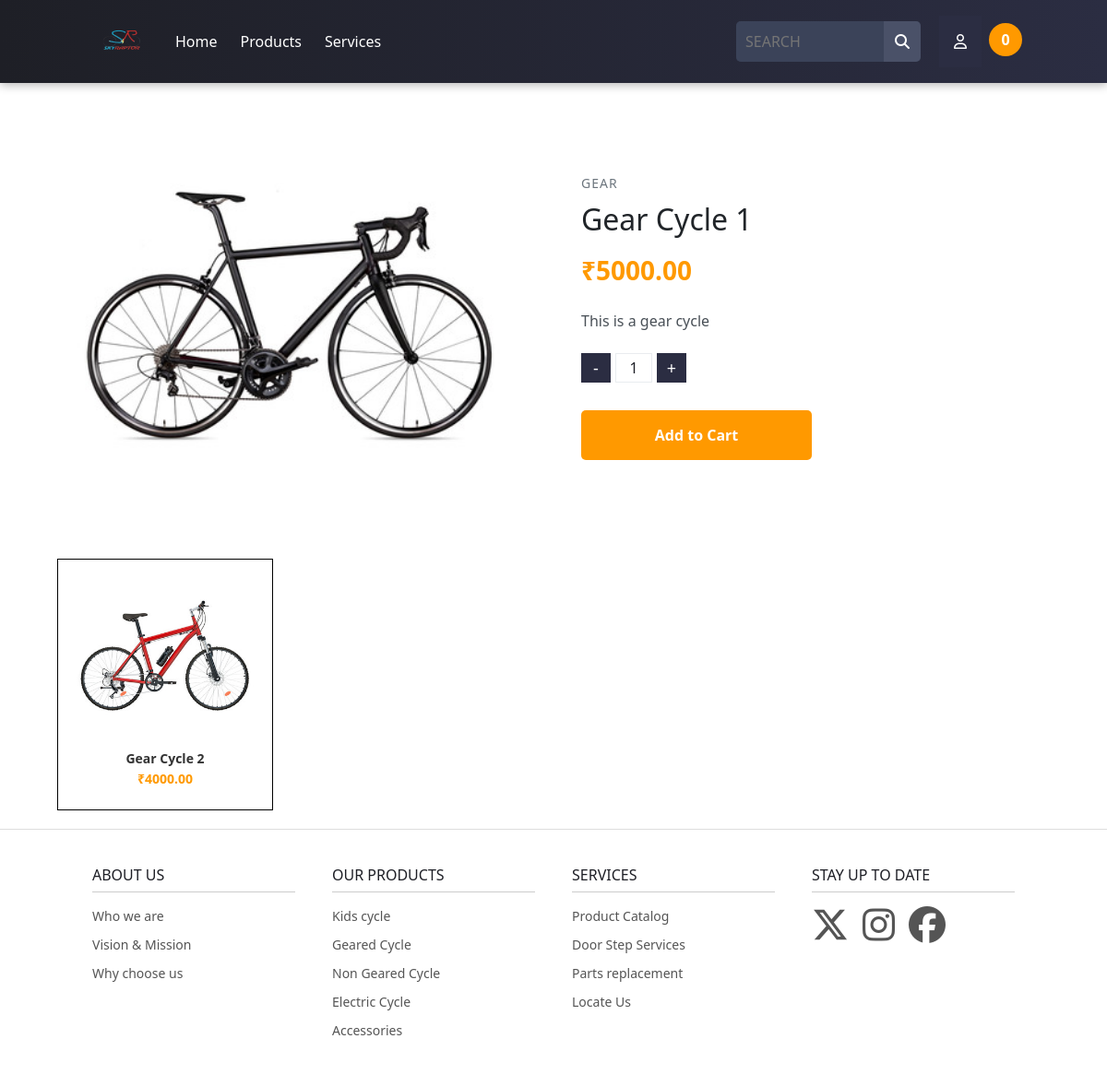
The page /product_view/5/ on the database its author committed.
### skyraptor/models.py (models this page shows, shortened)
class Product(models.Model):
    name = models.CharField(max_length=255)
    description = models.TextField()
    price = models.DecimalField(max_digits=10, decimal_places=2)
    Category = models.ForeignKey(Category, on_delete=models.CASCADE, default=1)
    image = models.ImageField(upload_to='uploads/product/')

class Category(models.Model):
    name = models.CharField(max_length=255)
    description = models.TextField()
    created_at = models.DateTimeField(auto_now_add=True)
    updated_at = models.DateTimeField(auto_now=True)
    class Meta:
        verbose_name_plural = 'Categories'

### skyraptor/views.py (the view)
# urls.py: path('product_view/<int:pk>/', views.product_view, name='product_view'),
def product_view(request, pk):
    product_view = Product.objects.get(id=pk)
    category = product_view.Category
    related_products = Product.objects.filter(Category=category).exclude(id=pk)[:10]
    return render(request, 'html/product_view.html', {'product_view': product_view, 'category': category, 'related_products': related_products})

### cart/cart.py (called while the page is built)
    def __len__(self):
        return len(self.cart)

### cart/context_processors.py (called while the page is built)
def cart(request):
    return {'cart': Cart(request)}

### skyraptor/templates/html/product_view.html (shortened to what this page needs)
{% load static %}
<!DOCTYPE html>
<html lang="en">
<head>
  <link rel="stylesheet" href="{% static 'css/product_view.css' %}">
  <link href="https://cdn.jsdelivr.net/npm/bootstrap@5.3.6/dist/css/bootstrap.min.css" rel="stylesheet"
>
</head>
<body>
  <nav class="main-nav">
    <div class="nav-left">
      <a href="#" class="logo">
        <img src="{% static 'img/logo.png' %}" alt="Logo" style="height: 50px; width: 65px">
      </a>
      <ul class="main-menu">
        <li><a href="{% url 'home' %}">Home</a></li>
        <li class="has-megamenu">
          <a href="{% url 'products' %}">Products</a>
        </li>
        <li class="has-megamenu">
          <a href="#">Services</a>
        </li>
      </ul>
    </div>
    <div class="nav-right">
      <form method="get" action="{% url 'products' %}">
        <div class="search-box">
          <input type="text" name="q" placeholder="SEARCH" value="{{ request.GET.q }}">
          <button type="submit">
            <i class="fa-solid fa-magnifying-glass"></i>
          </button>
        </div>
      </form>
      <div class="dropdown">
        <button class="dropbtn"><i class="fa-regular fa-user"></i></button>
      </div>
      <a href="{% url 'cart_summary' %}">
        <span class="cart-count" id="cart_quantity">{{ cart|length }}</span>
      </a>
    </div>
  </nav>
  <br><br>
  <main class="container">
    <div class="product-container">
      <div class="product-images">
        <center><img src="{{ product_view.image.url }}" alt="Premium Wireless Headphones" class="main-image"></center>
      </div>
      <div class="product-details">
        <div class="product-category">{{ category.name }}</div>
        <h1 class="product-title">{{ product_view.name }}</h1>
        <div class="product-price-in">₹{{ product_view.price }}</div>
        <p class="product-description">{{ product_view.description }}</p>
        <div class="quantity-selector">
          <button class="quantity-btn">-</button>
          <input type="text" class="quantity-input" value="1" readonly id="qty-cart">
          <button class="quantity-btn">+</button>
        </div>
        <div class="action-buttons">
          <button class="add-to-cart" type="button" value="{{ product_view.id }}" id="add-to-cart">Add to Cart</button>
        </div>
      </div>
    </div>
    <div class="product-scroll-container">
      {% for pro in related_products %}
      <div class="product-card">
        <div class="product-image">
          <img src="{{ pro.image.url }}" alt="Product Image">
        </div>
        <div class="product-info">
          <h3 class="product-name">{{ pro.name }}</h3>
          <h3 class="product-price">₹{{ pro.price }}</h3>
        </div>
      </div>
    </div>
    {% endfor %}
  </main>
  <footer class="main-footer">
    <div class="footer-container">
      <div class="footer-links">
        <h3>ABOUT US</h3>
        <ul>
          <li><a href="#">Who we are</a></li>
          <li><a href="#">Vision & Mission</a></li>
          <li><a href="#">Why choose us</a></li>
        </ul>
      </div>
      <div class="footer-links">
        <h3>OUR PRODUCTS</h3>
        <ul>
          <li><a href="{% url 'category' 'Kids' %}">Kids cycle</a></li>
          <li><a href="{% url 'category' 'Gear' %}">Geared Cycle</a></li>
          <li><a href="{% url 'category' 'Non Gear' %}">Non Geared Cycle</a></li>
          <li><a href="{% url 'category' 'Electric' %}">Electric Cycle</a></li>
          <li><a href="{% url 'category' 'Accessories' %}">Accessories</a></li>
        </ul>
      </div>
      <div class="footer-links">
        <h3>SERVICES</h3>
        <ul>
          <li><a href="#">Product Catalog</a></li>
          <li><a href="#">Door Step Services</a></li>
          <li><a href="#">Parts replacement</a></li>
          <li><a href="#">Locate Us</a></li>
        </ul>
      </div>
      <div class="footer-links">
        <h3>STAY UP TO DATE</h3>
        <ul class="social-icons">
          <li><a href="https://x.com" target="_blank" aria-label="X">
              <i class="fa-brands fa-x-twitter"></i>
            </a></li>
          <li><a href="https://instagram.com" target="_blank" aria-label="Instagram">
              <i class="fa-brands fa-instagram"></i>
            </a></li>
          <li><a href="https://facebook.com" target="_blank" aria-label="Facebook">
              <i class="fa-brands fa-facebook"></i>
            </a></li>
        </ul>
      </div>
    </div>
  </footer>
</body>
</html>

### rows shown on the page
Product: image (picture), name "Gear Cycle 1", price "5000.00", description "This is a gear cycle"
Category: name "GEAR"
Product: image (picture), name "Gear Cycle 2", price "4000.00"

### other values the page prints
{{ cart|length }} "0"
